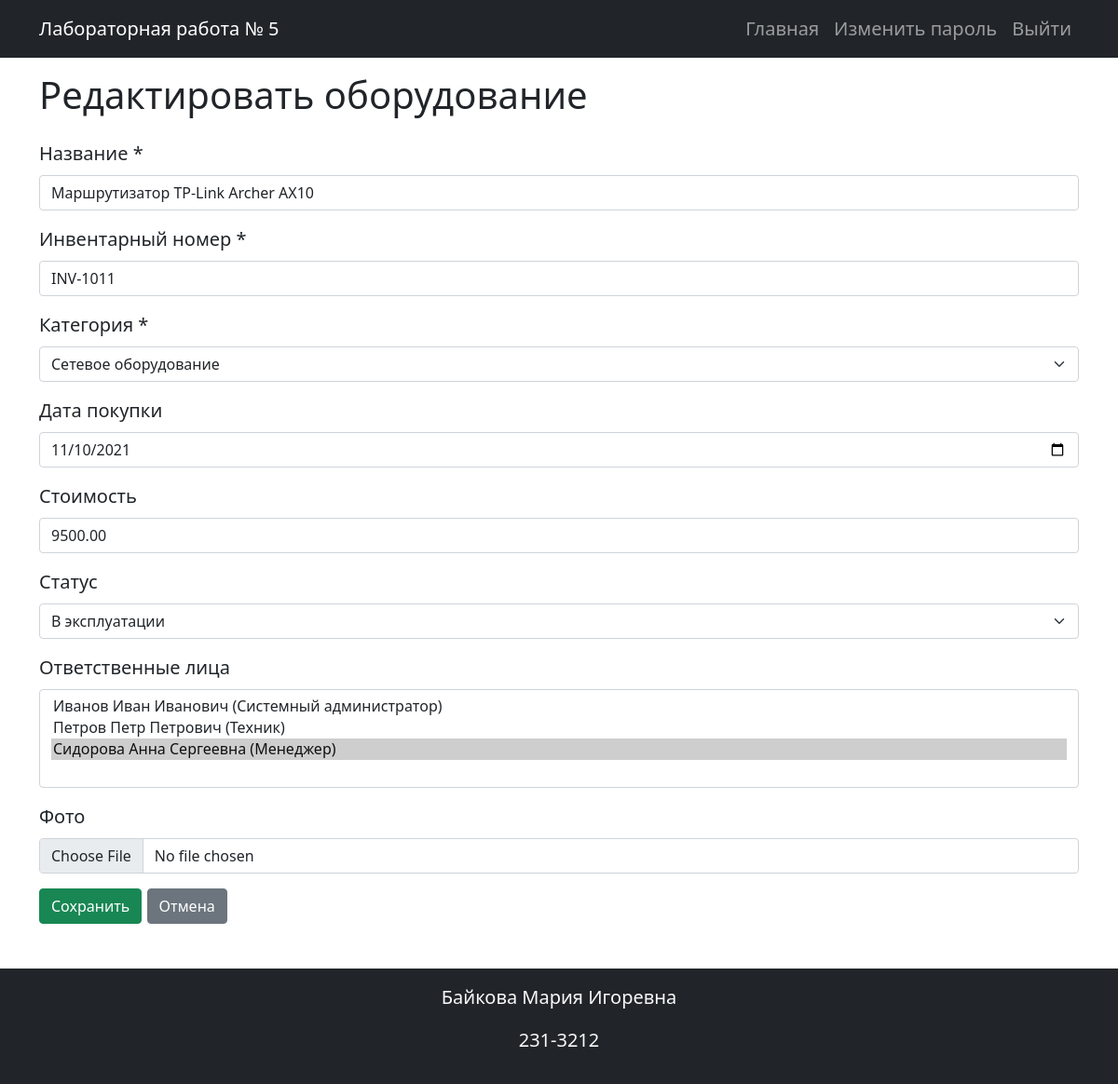
The app's page /equipment/11/edit (signed in) with its own data.
### models.py (models this page shows)
class Equipment(db.Model):
    id = db.Column(db.Integer, primary_key=True)
    name = db.Column(db.String(255), nullable=False)
    inventory_number = db.Column(db.String(100), nullable=False, unique=True)
    category_id = db.Column(db.Integer, db.ForeignKey('category.id'), nullable=False)
    purchase_date = db.Column(db.Date, nullable=False)
    cost = db.Column(db.Numeric(10, 2), nullable=False)
    status = db.Column(db.Enum('В эксплуатации', 'На ремонте', 'Списано'), nullable=False, default='In_use')
    category = db.relationship('Category', backref='equipments')
    photos = db.relationship('Photo', backref='equipment', cascade='all, delete-orphan')
    service_records = db.relationship('ServiceHistory', backref='equipment', cascade='all, delete-orphan')
    responsible_persons = db.relationship('ResponsiblePerson', secondary=equipment_responsible, back_populates='equipments')

### equipment_bp.py (the view, shortened to what this page needs)
@equipment_bp.route('/<int:equipment_id>/edit', methods=['GET', 'POST'])
@login_required
@check_rights('edit_equipment')
def edit_equipment(equipment_id):
    equipment = Equipment.query.get_or_404(equipment_id)
    categories = Category.query.all()
    responsible_persons = ResponsiblePerson.query.all()
    data = {
        'name': equipment.name,
        'inventory_number': equipment.inventory_number,
        'category_id': str(equipment.category_id),
        'purchase_date': equipment.purchase_date.strftime('%Y-%m-%d') if equipment.purchase_date else '',
        'cost': str(equipment.cost) if equipment.cost else '',
        'status': equipment.status,
        'responsible_persons': [str(p.id) for p in equipment.responsible_persons]
    }
    return render_template('equipment_form.html', title='Редактировать оборудование', categories=categories, responsible_persons=responsible_persons, data=data)

### app.py (called while the page is built, shortened)
@login_manager.user_loader
def load_user(user_id):
    return db.session.get(User, int(user_id))

@app.before_request
def init_db():
    db.create_all()

### permission.py (called while the page is built)
def check_rights(permission):
    def decorator(view_func):
        @wraps(view_func)
        def wrapper(*args, **kwargs):
            role_name = current_user.role.name if current_user.is_authenticated and current_user.role else None
            allowed = permission in ROLE_PERMISSIONS.get(role_name, set())
            if not allowed:
                flash("У вас недостаточно прав для доступа к данной странице.", "warning")
                return redirect(url_for("index"))
            return view_func(*args, **kwargs)
        return wrapper
    return decorator

### templates/equipment_form.html
{% extends 'base.html' %}
{% import 'macros/equipment_form_macro.html' as macros %}
{% block content %}
<h1 class="mb-4">{{ title }}</h1>
{{ macros.equipment_form(form_action, categories, responsible_persons, data, field_errors) }}
{% endblock %}

### templates/macros/equipment_form_macro.html (shortened to what this page needs)
{% macro equipment_form(form_action, categories, responsible_persons, data={}, field_errors={}) %}
<form method="POST" enctype="multipart/form-data">
    <div class="mb-3">
        <label for="name" class="form-label">Название *</label>
        <input
            type="text"
            class="form-control"
            id="name"
            name="name"
            value="{{ data.name or '' }}"
            required
        >
    </div>
    <div class="mb-3">
        <label for="inventory_number" class="form-label">Инвентарный номер *</label>
        <input
            type="text"
            class="form-control"
            id="inventory_number"
            name="inventory_number"
            value="{{ data.inventory_number or '' }}"
            required
        >
    </div>
    <div class="mb-3">
        <label for="category_id" class="form-label">Категория *</label>
        <select name="category_id" id="category_id" class="form-select" required>
            {% for cat in categories %}
                <option value="{{ cat.id }}" {% if data.category_id == cat.id|string %}selected{% endif %}>{{ cat.name }}</option>
            {% endfor %}
        </select>
    </div>
    <div class="mb-3">
        <label for="purchase_date" class="form-label">Дата покупки</label>
        <input type="date" name="purchase_date" id="purchase_date" class="form-control" value="{{ data.purchase_date or '' }}">
    </div>
    <div class="mb-3">
        <label for="cost" class="form-label">Стоимость</label>
        <input type="number" step="0.01" name="cost" id="cost" class="form-control" value="{{ data.cost or '' }}">
    </div>
    <div class="mb-3">
        <label for="status" class="form-label">Статус</label>
        <select name="status" id="status" class="form-select">
            <option value="В эксплуатации" {% if data.status == 'В эксплуатации' %}selected{% endif %}>В эксплуатации</option>
        </select>
    </div>
    <div class="mb-3">
        <label for="responsible_persons" class="form-label">Ответственные лица</label>
        <select multiple name="responsible_persons" id="responsible_persons" class="form-select">
            {% for person in responsible_persons %}
                <option value="{{ person.id }}" {% if person.id|string in data.responsible_persons %}selected{% endif %}>{{ person.full_name }} ({{ person.position }})</option>
            {% endfor %}
        </select>
    </div>
    <div class="mb-3">
        <label for="photo" class="form-label">Фото</label>
        <input type="file" name="photo" id="photo" class="form-control">
    </div>
    <button type="submit" class="btn btn-success">Сохранить</button>
    <a href="{{ url_for('index') }}" class="btn btn-secondary">Отмена</a>
</form>
{% endmacro %}

### static/styles.css (style rules this page uses)
body { font-size: 1.25rem; }

### records on screen
Equipment: name "Маршрутизатор TP-Link Archer AX10", inventory_number "INV-1011"

### other values on screen
{{ title }} "Редактировать оборудование"
form field category_id "Сетевое оборудование"
form field responsible_persons "Иванов Иван Иванович (Системный администратор) / Петров Петр Петрович (Техник) / Сидорова Анна Сергеевна (Менеджер) ☑"
